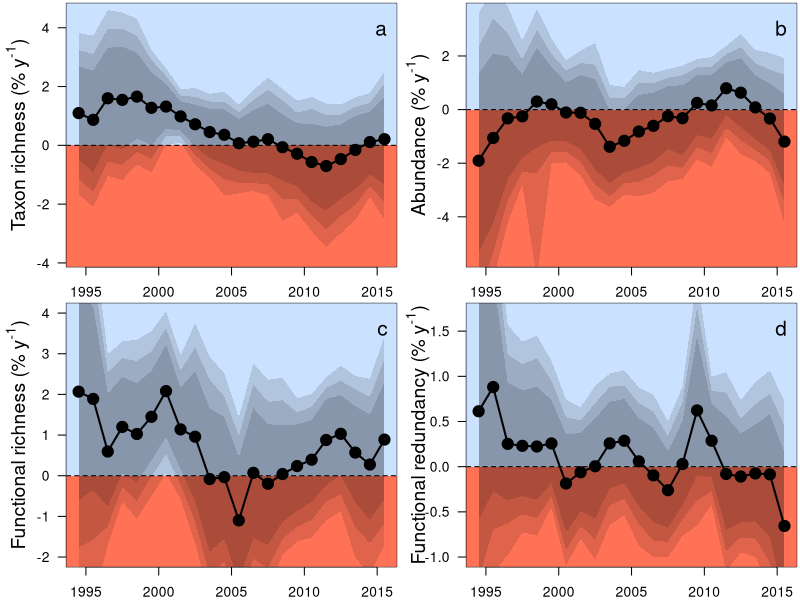

The R source for this figure:
##Set working directory
setwd("C:/Users/elwel/OneDrive/Desktop/aquatic_data/git/EuroAquaticMacroInverts")

# attach data
MA <- read.csv("outputs/HighThresholdMovingAve2_YrEsts.csv")
MA$meanYr <- (MA$StartYear+ 4.5)
MA = subset(MA, select = -c(X) )
head(MA)

tiff(filename = "plots/Fig3_movingWindow/HTMW2.tiff", width = 8, height = 6.5, units = 'in', res = 600, compression = 'lzw')
par(mfrow=c(2,2),mar=c(2,4,0.2,0.2))

#plot for spp richness
SR <- subset(MA, Response == "spp_richness")
ave_SppRich <- 27.28712314
st <-(SR[1:(nrow(SR)),3:12]/ave_SppRich)*100
sr <- cbind(SR$StartYear, SR$meanYr, st)
names(sr)[names(sr) == 'SR$StartYear'] <- 'StartYear'
names(sr)[names(sr) == 'SR$meanYr'] <- 'meanYr'
#select yrs with enough sites to be representative
SRs <- sr[ which(sr$StartYear >1989 & sr$StartYear <2012), ]

plot(SRs$Estimate~SRs$meanYr,ylab="", cex=1.5, xlab="", type="n", las=1, ylim=c(-3.8,4.5), xlim=c(1994.5,2015.5))
title(ylab=expression(paste("Taxon richness (% y"^"-1", ")")), line=2,cex.lab=1.4)
#title(xlab="Mean year of moving window", line=2,cex.lab=1.3)
polygon(x = c(0, 0, 2040, 2040), y = c(-100, 0, 0, -100), col ="coral1", border = NA)
polygon(x = c(0, 0, 2040, 2040), y = c(100, 0, 0, 100), col ="lightsteelblue1", border = NA)
abline(h=0,lty=2)
polygon(x = c(SRs$meanYr,rev(SRs$meanYr)), y = c(SRs$Q2.5,rev(SRs$Q97.5)),col="#00000020", border = NA)
polygon(x = c(SRs$meanYr,rev(SRs$meanYr)), y = c(SRs$Q5,rev(SRs$Q95)), col ="#00000020", border = NA)
polygon(x = c(SRs$meanYr,rev(SRs$meanYr)), y = c(SRs$Q10,rev(SRs$Q90)), col ="#00000020", border = NA)
#box(lwd=2)
points(SRs$Estimate~SRs$meanYr, pch=21,bg=1,cex=1.8)#pch="-",
points(SRs$Estimate~SRs$meanYr,type="l",lwd=2)
legend("topright", bty="n", legend="a",cex=1.5)

#plot for abundance
SR <- subset(MA, Response == "abundance")
st <-(SR[1:(nrow(SR)),3:12]*100)
sr <- cbind(SR$StartYear, SR$site_num, SR$meanYr, st)
names(sr)[names(sr) == 'SR$StartYear'] <- 'StartYear'
names(sr)[names(sr) == 'SR$site_num'] <- 'site_num'
names(sr)[names(sr) == 'SR$meanYr'] <- 'meanYr'
#select yrs with enough sites to be representative
SRs <- sr[ which(sr$StartYear >1989 & sr$StartYear <2012), ]

plot(SRs$Estimate~SRs$meanYr,ylab="", cex=1.5, xlab="", type="n", las=1, ylim=c(-5.5,3.6), xlim=c(1994.5,2015.5)) #ylim=c(-0.57,0.4))
title(ylab=expression(paste("Abundance (% y"^"-1", ")")), line=2,cex.lab=1.4)
title(xlab="Mean year of moving window", line=2.4,cex.lab=1.3)
polygon(x = c(0, 0, 2040, 2040), y = c(-100, 0, 0, -100), col ="coral1", border = NA)
polygon(x = c(0, 0, 2040, 2040), y = c(100, 0, 0, 100), col ="lightsteelblue1", border = NA)
abline(h=0,lty=2)
polygon(x = c(SRs$meanYr,rev(SRs$meanYr)), y = c(SRs$Q2.5,rev(SRs$Q97.5)),col="#00000020", border = NA)
polygon(x = c(SRs$meanYr,rev(SRs$meanYr)), y = c(SRs$Q5,rev(SRs$Q95)), col ="#00000020", border = NA)
polygon(x = c(SRs$meanYr,rev(SRs$meanYr)), y = c(SRs$Q10,rev(SRs$Q90)), col ="#00000020", border = NA)
points(SRs$Estimate~SRs$meanYr, pch=21,bg=1,cex=1.8)#pch="-",
points(SRs$Estimate~SRs$meanYr,type="l",lwd=2)
legend("topright", bty="n", legend="b",cex=1.5)

#plot for FRic
SR <- subset(MA, Response == "FRic")
st <-(SR[1:(nrow(SR)),3:12])*100
sr <- cbind(SR$StartYear, SR$site_num, SR$meanYr, st)
names(sr)[names(sr) == 'SR$StartYear'] <- 'StartYear'
names(sr)[names(sr) == 'SR$site_num'] <- 'site_num'
names(sr)[names(sr) == 'SR$meanYr'] <- 'meanYr'
#select yrs with enough sites to be representative
SRs <- sr[ which(sr$StartYear >1989 & sr$StartYear <2012), ]

plot(SRs$Estimate~SRs$meanYr,ylab="", cex=1.5, xlab="", type="n", las=1, ylim=c(-2,4), xlim=c(1994.5,2015.5)) #ylim=c(-0.57,0.4))
title(ylab=expression(paste("Functional richness (% y"^"-1", ")")), line=2,cex.lab=1.4)
title(xlab="Mean year of moving window", line=2.4,cex.lab=1.3)
polygon(x = c(0, 0, 2040, 2040), y = c(-100, 0, 0, -100), col ="coral1", border = NA)
polygon(x = c(0, 0, 2040, 2040), y = c(100, 0, 0, 100), col ="lightsteelblue1", border = NA)
abline(h=0,lty=2)
polygon(x = c(SRs$meanYr,rev(SRs$meanYr)), y = c(SRs$Q2.5,rev(SRs$Q97.5)),col="#00000020", border = NA)
polygon(x = c(SRs$meanYr,rev(SRs$meanYr)), y = c(SRs$Q5,rev(SRs$Q95)), col ="#00000020", border = NA)
polygon(x = c(SRs$meanYr,rev(SRs$meanYr)), y = c(SRs$Q10,rev(SRs$Q90)), col ="#00000020", border = NA)
points(SRs$Estimate~SRs$meanYr, pch=21,bg=1,cex=1.8)#pch="-",
points(SRs$Estimate~SRs$meanYr,type="l",lwd=2)
legend("topright", bty="n", legend="c",cex=1.5)

#plot for FRed
SR <- subset(MA, Response == "FRed")
ave_FRed <- 0.291145846
st <-(SR[1:(nrow(SR)),3:12]/ave_FRed)*100
sr <- cbind(SR$StartYear, SR$site_num, SR$meanYr, st)
names(sr)[names(sr) == 'SR$StartYear'] <- 'StartYear'
names(sr)[names(sr) == 'SR$site_num'] <- 'site_num'
names(sr)[names(sr) == 'SR$meanYr'] <- 'meanYr'
#select yrs with enough sites to be representative
SRs <- sr[ which(sr$StartYear >1989 & sr$StartYear <2012), ]

plot(SRs$Estimate~SRs$meanYr,ylab="", cex=1.5, xlab="", type="n", las=1, ylim=c(-1,1.7), xlim=c(1994.5,2015.5)) #ylim=c(-0.57,0.4))
title(ylab=expression(paste("Functional redundancy (% y"^"-1", ")")), line=2,cex.lab=1.4)
title(xlab="Mean year of moving window", line=2.4,cex.lab=1.3)
polygon(x = c(0, 0, 2040, 2040), y = c(-100, 0, 0, -100), col ="coral1", border = NA)
polygon(x = c(0, 0, 2040, 2040), y = c(100, 0, 0, 100), col ="lightsteelblue1", border = NA)
abline(h=0,lty=2)
polygon(x = c(SRs$meanYr,rev(SRs$meanYr)), y = c(SRs$Q2.5,rev(SRs$Q97.5)),col="#00000020", border = NA)
polygon(x = c(SRs$meanYr,rev(SRs$meanYr)), y = c(SRs$Q5,rev(SRs$Q95)), col ="#00000020", border = NA)
polygon(x = c(SRs$meanYr,rev(SRs$meanYr)), y = c(SRs$Q10,rev(SRs$Q90)), col ="#00000020", border = NA)
points(SRs$Estimate~SRs$meanYr, pch=21,bg=1,cex=1.8)#pch="-",
points(SRs$Estimate~SRs$meanYr,type="l",lwd=2)
legend("topright", bty="n", legend="d",cex=1.5)

dev.off()


####
#####################
###############################################
################################################
